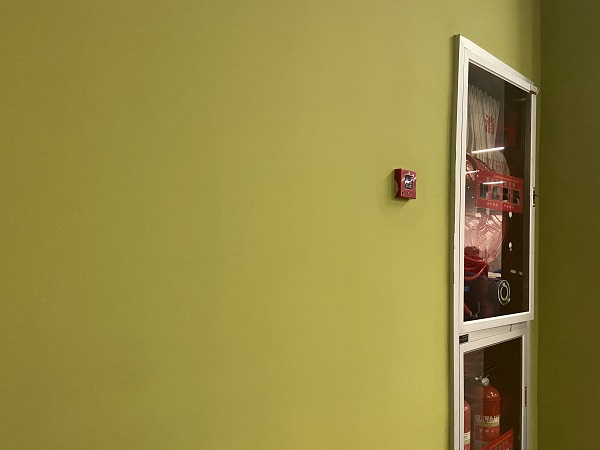
#> input picture source/im2/1.png, 600 x 450 px, found by its file name
$ python original2.py
#> lines starting #> are read from the running program, lines starting #| are printed output that depends on the picture
#> further down, img1 is the input picture: shape (450, 600, 3); mean B, G, R 65.9, 135.3, 147.2
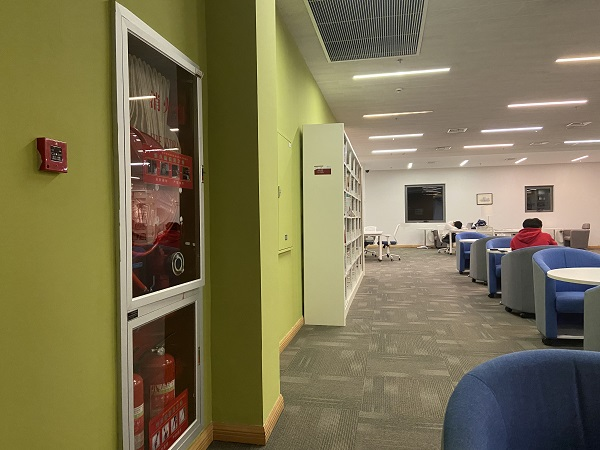
#> input picture source/im2/2.png, 600 x 450 px, found by its file name
#> further down, img2 is the input picture: shape (450, 600, 3); mean B, G, R 82.4, 115.5, 124.1
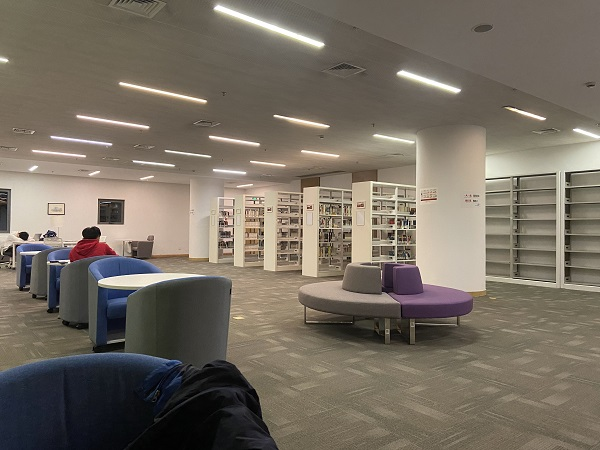
#> input picture source/im2/3.png, 600 x 450 px, found by its file name
#> further down, img3 is the input picture: shape (450, 600, 3); mean B, G, R 97.8, 109.7, 118.3
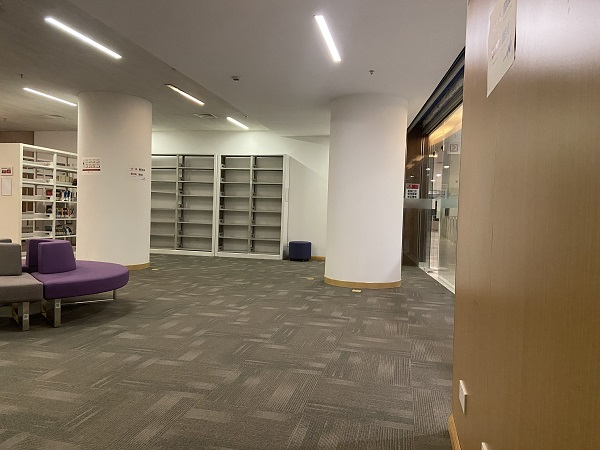
#> input picture source/im2/4.png, 600 x 450 px, found by its file name
#> further down, img4 is the input picture: shape (450, 600, 3); mean B, G, R 99.4, 117.9, 131.6
import cv2 as cv
import numpy as np


class ImageStitching:
    def __init__(self):
        self.ratio = 0.6
        self.min_match = 10
        self.sift_core = cv.xfeatures2d.SIFT_create()
        self.flann_index_kdtree = 0

    def detection(self, image1, image2):
        # 灰度化
        grey_img1 = cv.cvtColor(image1, cv.COLOR_RGB2GRAY)
        grey_img2 = cv.cvtColor(image2, cv.COLOR_RGB2GRAY)
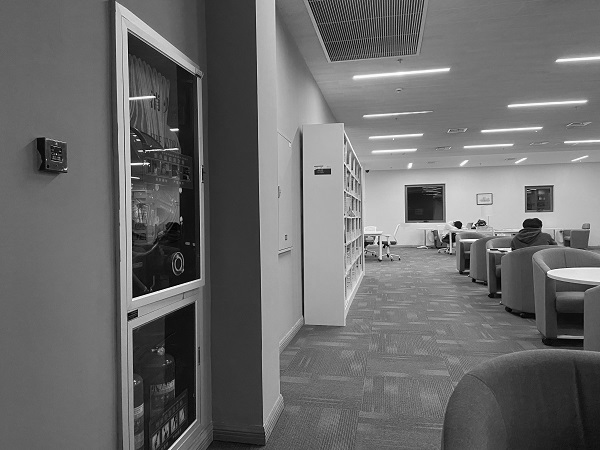
#> grey_img2: shape (450, 600); min 0, max 255, mean 106.5
        cv.imwrite('grey1.jpg', grey_img2)

        # sift提取特征向量
        kp1, des1 = self.sift_core.detectAndCompute(grey_img1, None)
#> kp1 = 157 keypoints; strongest (x, y, size): (510, 214, 2.5), (502, 148, 1.9), (463, 339, 6), (501, 182, 2)
        kp2, des2 = self.sift_core.detectAndCompute(grey_img2, None)
#> kp2 = 379 keypoints; strongest (x, y, size): (458, 224, 4.8), (177, 129, 2), (423, 203, 24.2), (367, 171, 2)
        # [12 lines of commented-out code are left out]
        print('图(a)极值点数： ', len(kp1))
#| 图(a)极值点数：  157
        print('图(b)极值点数： ', len(kp2))
#| 图(b)极值点数：  379
        # k-d树，FLANN寻找匹配点
        indexParams = dict(algorithm=self.flann_index_kdtree, trees=5)
        searchParams = dict(checks=100)
        flann = cv.FlannBasedMatcher(indexParams, searchParams)
        matches = flann.knnMatch(des1, des2, k=2)
#> matches = 157 matches
        # KNN筛选欧氏距离在0.7内的匹配点
        good_points = []
        good_matches = []
        for m, n in matches:
            if m.distance < self.ratio * n.distance:
                good_points.append((m.trainIdx, m.queryIdx))
                good_matches.append([m])
#> after the loop, good_matches = 10 matches; good_points = [(131, 10), (17, 11), (26, 22), (12, 24), (48, 31), (47, 36), (44, 53), (121, 126), (129, 140), (130, 152)]
        matched_image = cv.drawMatchesKnn(image1, kp1, image2, kp2, good_matches, None, flags=2)
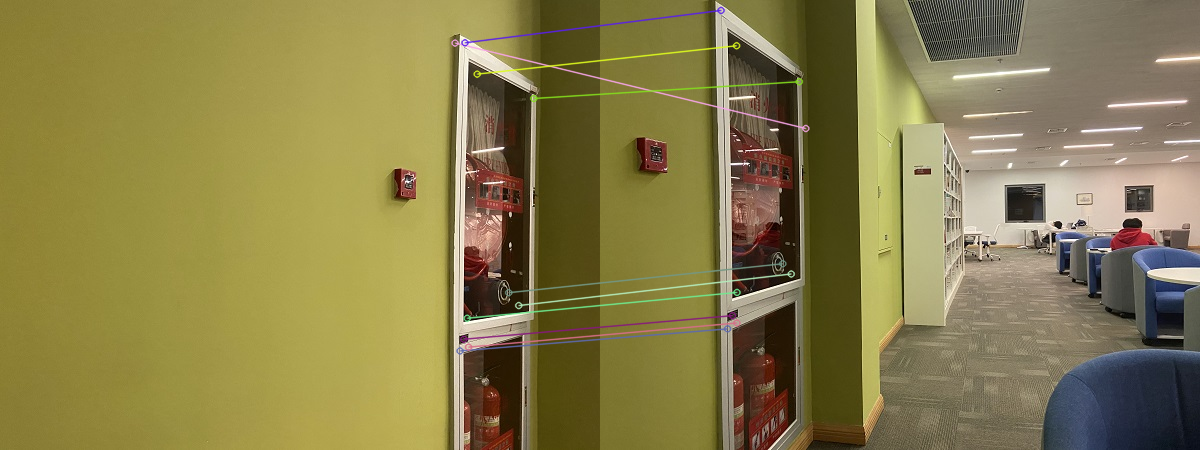
#> matched_image: shape (450, 1200, 3); mean B, G, R 74.8, 125.8, 136
        # RANSAC 计算单应矩阵
        h_matrix = None
        if len(good_matches) > self.min_match:
            image1_kp = np.float32([kp1[i].pt for (_, i) in good_points])
            image2_kp = np.float32([kp2[i].pt for (i, _) in good_points])
            h_matrix, _ = cv.findHomography(image2_kp, image1_kp, cv.RANSAC, 5.0)
        cv.imwrite('matched.jpg', matched_image)
        print('筛选优化后匹配点数： ', len(good_points))
#| 筛选优化后匹配点数：  10
        print(h_matrix)
        return h_matrix

    def get_gradient_mask(self, image1, image2, is_right):
        height_img1 = image1.shape[0]
        width_img1 = image1.shape[1]
        width_img2 = image2.shape[1]
        height_panorama = height_img1
        width_panorama = width_img1 + width_img2
        smoothing_window_size = (width_img1 + width_img2) / 6
        offset = int(smoothing_window_size / 2)
        barrier = image1.shape[1] - int(smoothing_window_size / 2)
        mask = np.zeros((height_panorama, width_panorama))
        if is_right == 0:
            mask[:, barrier - offset:barrier + offset] = np.tile(np.linspace(1, 0, 2 * offset).T, (height_panorama, 1))
            mask[:, :barrier - offset] = 1
        else:
            mask[:, barrier - offset:barrier + offset] = np.tile(np.linspace(0, 1, 2 * offset).T, (height_panorama, 1))
            mask[:, barrier + offset:] = 1
        return cv.merge([mask, mask, mask])

    def get_hat_mask(self, image1, image2, is_right):
        height_img1 = image1.shape[0]
        width_img1 = image1.shape[1]
        width_img2 = image2.shape[1]
        height_panorama = height_img1
        width_panorama = width_img1 + width_img2
        mask = np.zeros((height_panorama, width_panorama))
        if is_right == 0:
            mask[:, width_img1:] = np.tile(np.linspace(1, 0.5, width_img2).T, (height_panorama, 1))
            mask[:, :width_img1] = 1
        else:
            mask[:, :width_img1] = np.tile(np.linspace(0.5, 1,width_img1).T, (height_panorama, 1))
            mask[:, :width_img1] = 1
        return cv.merge([mask, mask, mask])

    def blending(self, image1, image2):
        H = self.detection(image1, image2)
        height_img1 = image1.shape[0]
#> height_img1 = 450
        width_img1 = image1.shape[1]
#> width_img1 = 600
        width_img2 = image2.shape[1]
#> width_img2 = 600
        height_panorama = height_img1
#> height_panorama = 450
        width_panorama = width_img1 + width_img2
#> width_panorama = 1200

        panorama1 = np.zeros((height_panorama, width_panorama, 3))
        mask1 = self.get_gradient_mask(image1, image2, 0)
        panorama1[0:image1.shape[0], 0:image1.shape[1], :] = image1
        panorama1 *= mask1
        mask2 = self.get_gradient_mask(image1, image2, 1)
#> call 2 of get_gradient_mask, with is_right = 1
#> in get_gradient_mask (call 2), `mask[:, barrier - offset:barrier + offset] = np.tile(np.linspace(0, 1,..`:
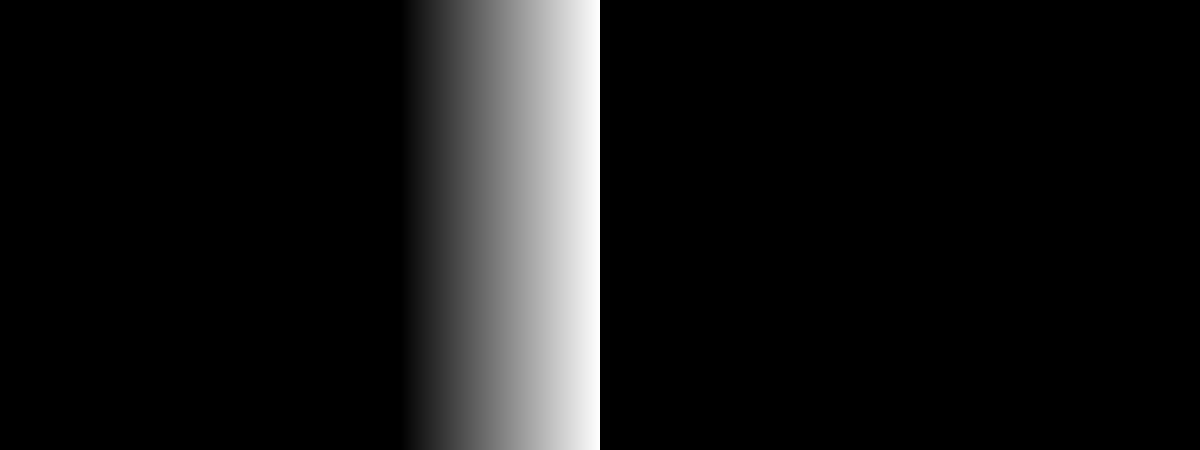
#> mask: shape (450, 1200) float64; min 0, max 1, mean 0.0833
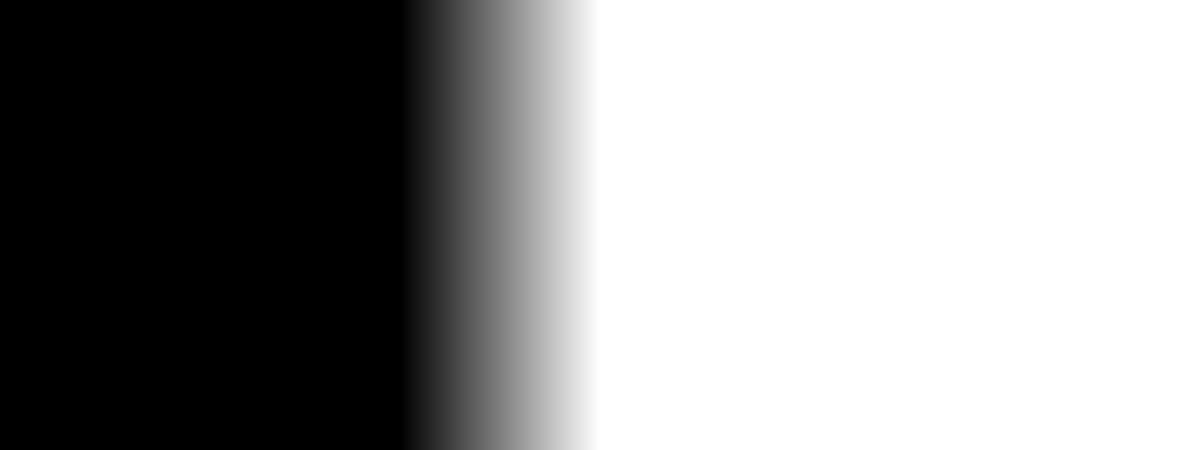
#> mask2: shape (450, 1200, 3) float64; min 0, max 1, mean 0.583
#> (the run stopped early here; a loop or call above may not have finished)
